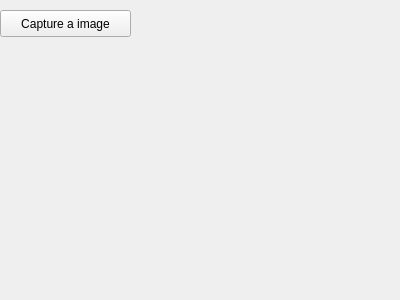
<?xml version="1.0" encoding="UTF-8"?>
<ui version="4.0">
 <class>MainForm</class>
 <widget class="QWidget" name="MainForm">
  <property name="geometry">
   <rect>
    <x>0</x>
    <y>0</y>
    <width>400</width>
    <height>300</height>
   </rect>
  </property>
  <property name="windowTitle">
   <string>Form</string>
  </property>
  <widget class="QPushButton" name="ButCapture01">
   <property name="geometry">
    <rect>
     <x>0</x>
     <y>10</y>
     <width>131</width>
     <height>27</height>
    </rect>
   </property>
   <property name="text">
    <string>Capture a image</string>
   </property>
  </widget>
 </widget>
 <resources/>
 <connections>
  <connection>
   <sender>ButCapture01</sender>
   <signal>clicked()</signal>
   <receiver>MainForm</receiver>
   <slot>slotCapture01()</slot>
   <hints>
    <hint type="sourcelabel">
     <x>65</x>
     <y>23</y>
    </hint>
    <hint type="destinationlabel">
     <x>199</x>
     <y>149</y>
    </hint>
   </hints>
  </connection>
 </connections>
 <slots>
  <slot>slotCapture01()</slot>
 </slots>
</ui>
